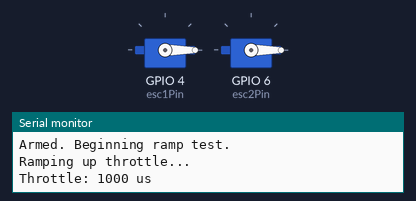
A sketch run on a simulated ESP32. On the bench: 2 × servo, the last lines printed to the serial monitor.

Above: at 2.05 s.
At 4.45 s:
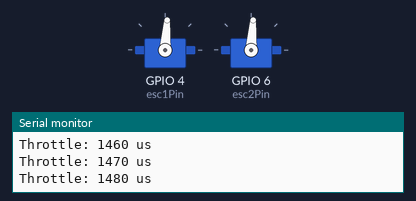
At 6.85 s:
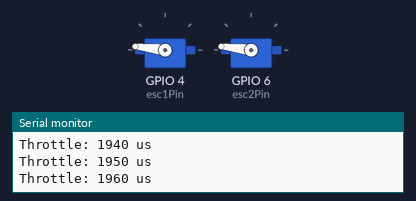
At 11.65 s:
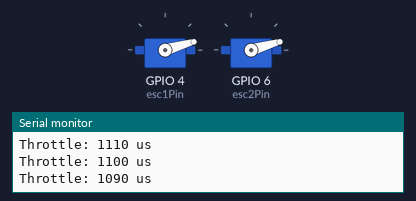
Timing chart, 0 to 17.8 s (numbered marks = the images above):
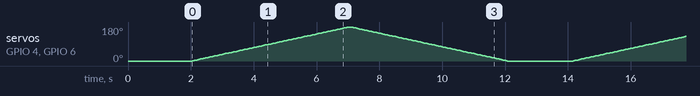

The sketch:

esp32servo_lib_test.ino
```cpp
#include <ESP32Servo.h>

Servo esc1;
Servo esc2;

const int esc1Pin = 4;
const int esc2Pin = 6;
const int minPulse = 1000;
const int maxPulse = 2000;
const int sweepStep = 10;
const int sweepDelay = 50; // ms

void setup() {
  Serial.begin(115200);
  esc1.setPeriodHertz(50); // Standard 50 Hz for ESC/servo
  esc2.setPeriodHertz(50);
  esc1.attach(esc1Pin, minPulse, maxPulse); // Attach to GPIO4, 1000-2000us pulse
  esc2.attach(esc2Pin, minPulse, maxPulse); // Attach to GPIO6, 1000-2000us pulse
  Serial.println("Arming ESCs at zero throttle...");
  esc1.writeMicroseconds(minPulse); // Arm at zero throttle
  esc2.writeMicroseconds(minPulse);
  delay(2000);
  Serial.println("Armed. Beginning ramp test.");
}

void loop() {
  // Ramp up
  Serial.println("Ramping up throttle...");
  for (int p = minPulse; p <= maxPulse; p += sweepStep) {
    esc1.writeMicroseconds(p);
    esc2.writeMicroseconds(p);
    Serial.print("Throttle: ");
    Serial.print(p);
    Serial.println(" us");
    delay(sweepDelay);
  }
  // Ramp down
  Serial.println("Ramping down throttle...");
  for (int p = maxPulse; p >= minPulse; p -= sweepStep) {
    esc1.writeMicroseconds(p);
    esc2.writeMicroseconds(p);
    Serial.print("Throttle: ");
    Serial.print(p);
    Serial.println(" us");
    delay(sweepDelay);
  }
  // Off for 2 seconds
  Serial.println("Throttle off (1000us) for 2 seconds...");
  esc1.writeMicroseconds(minPulse);
  esc2.writeMicroseconds(minPulse);
  delay(2000);
}
```
